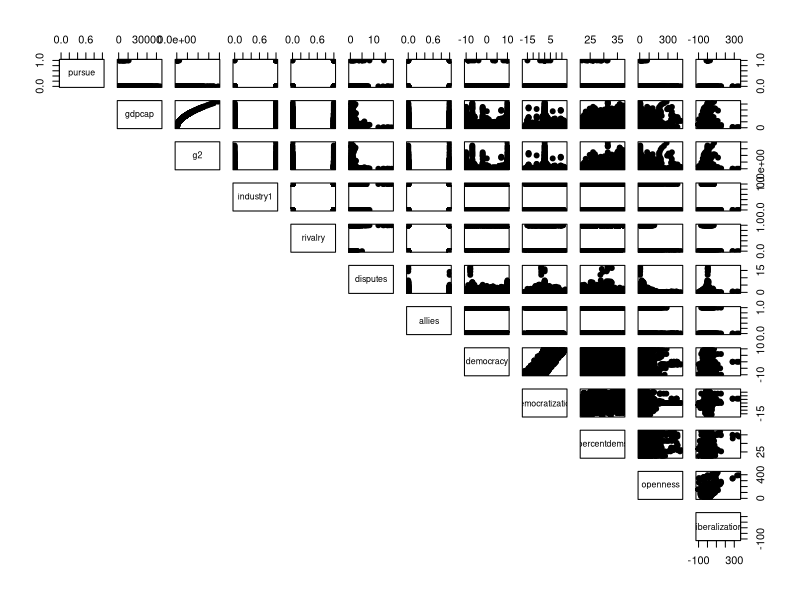

Reproduce this figure in R. (Note: this script raises an error after producing the figure.)
####################
# PSC 8185: ML4SS
# Session 5: Variable Selection
# February 14, 2022
# Author: Iris Malone
####################
rm(list=ls(all=TRUE))
singhway = read.csv("singhway.csv")

head(singhway)

#Outcome Variables for NW Program:

#Did state explore NW acquisition?
table(singhway$explore)

#Did state start to pursue NW acquisition?
table(singhway$pursue)

#Did state acquire NW?
table(singhway$acquire)

#so rare. much imbalance.

# Key IVs
head(singhway)
dim(singhway)
require(dplyr)
#select just relevant columns
singhway = select(singhway, c(7, 9:19))

#not going to deal with missing data for now - would have to probably impute
singhway = na.omit(singhway)

dim(singhway)
#10 IVs for 10-25 outcomes. lots of potential for overfitting
require(car)
round(cor(singhway, use="complete.obs"),3)

#can also look at pairwise correlations although this takes a second to load
pairs(singhway, pch = 19, lower.panel = NULL)

#### BASE MODEL (TABLE 2/4)
# Technological determinants: gdp/cap, gdp/cap^2, and industrial capacity index
# External determinants: rivalry, dispute involvement, number 
# Internal determinants: democracy, democratization, dem neighborhood, econ openness, liberalization

#to motivate var selection, let's start off by looking at initial model
m = glm(pursue ~ gdpcap + g2 + industry1 + rivalry + disputes + 
          allies + democracy + democratization + percentdems + 
          openness + liberalization, data=singhway, family="binomial" )
summary(m)

#base results imply GDP/cap, industrial capacity, rivalry, disputes, 
#allies, percent dems, and econ openness affect pursuit 
#(essentially everything BUT democracy, democratization, and econ liberalization)


############
#Motivation: We may want to know whether these results generalize? 
############

# Partition Data into Training and Test Set

## set the seed to make your partition reproducible
set.seed(0214)
smp_size = floor(0.75* nrow(singhway))
train_ind = sample(seq_len(nrow(singhway)), size = smp_size)

train = singhway[train_ind, ]
test = singhway[-train_ind, ]

#Let's get predictive/baseline model performance estimates

#correct for class imbalance
require(ROSE)
train.over = ovun.sample(pursue ~ gdpcap + g2 + industry1 + rivalry + disputes + 
                           allies + democracy + democratization + percentdems + 
                           openness + liberalization,
                         data=train, method = "over", seed = 214)$data
#estimate model
base.model = glm(pursue ~ gdpcap + g2 + industry1 + rivalry + disputes + 
                  allies + democracy + democratization + percentdems + 
                  openness + liberalization, data=train.over, family="binomial")
summary(base.model)

#get predictions
require(caret)
singhwaypred = predict(base.model, type="response", newdata=test)
hist(singhwaypred) 
#estimate performance
base.test.mse = mean((test$pursue - singhwaypred)^2 )
base.test.mse 
base.binarypred = ifelse(singhwaypred > 0.5, 1, 0)
base_cm = confusionMatrix(as.factor(base.binarypred), as.factor(test$pursue),  positive="1")
base_cm
#sensitivity (tp rate) = 0.8
#specificity (tn rate) = 0.86

##################
## WHEN YOU HAVE CLASS IMBALANCE...
##################
# Best to do feature selection before correcting for class imbalance
# If you try to correct, then you'll have info leak 
#(samples will be correlated) which will 
# artificially boost relative importance of indicators in sample

#############################
## BEST SUBSET SELECTION
#############################
library(leaps)

subset_full = regsubsets(pursue ~ gdpcap + g2 + industry1 + rivalry + disputes + allies + 
                           democracy + democratization + percentdems + openness + liberalization, 
                         data = train, 
                         nbest=1, #minimum number of variables in each model
                         nvmax = 11) #nvmax to allow all variables in subset

#the summary tells us which variables are included in which model
#model 1 - dispute only
#model 2 - industry + dispute
#model 11 - all predictors
summary(subset_full)

full_summary = summary(subset_full)

#see parameters we can pull up to compare fits
names(full_summary)
#which tells us what variables go into each model
#we can look at a range of assessment metrics: rsq, rss, adjr2, cp (aic), and bic

## Look at Cp (AIC)
## optimal model will have min AIC/Cp
## As we are looking for the Min, we can use the which.min function and color it red.
plot(full_summary$cp, xlab = "Number of Variables", ylab = "Cp")
points(which.min(full_summary$cp), full_summary$cp[which.min(full_summary$cp)], 
       pch = 20, col = "red")

#results suggest best model has 2 (!) variables 

#can plot and see which variables are in each subset model
# Areas that are colored black indicate the variable is present in the model 
# at the corresponding Cp level, 
# while white areas communicate an absence of the variable.
plot(subset_full, scale = "Cp")

# results show that smallest Cp only has industry1 and disputes

#pull up best model coef(model name, whichmin(full_summary$cp))
#these are regression estimates
coef(subset_full, 2)

#we can double-check that the model just estimates ols regressions
m= lm(pursue ~ industry1 + disputes,  data = train)
summary(m)

#can also look at alternative model types
plot(full_summary$adjr2, xlab = "Number of Variables", ylab = "adjr2")
which.max(full_summary$adjr2) #this suggests model 5 is best

plot(full_summary$bic, xlab = "Number of Variables", ylab = "bic")
which.min(full_summary$bic) #finds model 1  is best


#################
## MODEL ASSESS
################

#correct for class imbalance
train.over = ovun.sample(pursue ~ industry1 + disputes,
                         data=train, method = "over", seed = 0214)$data
#estimate model
bss.model = glm(pursue ~ industry1 + disputes, data=train.over, family="binomial")
summary(bss.model)

#get predictions
singhwaypred = predict(bss.model, type="response", newdata=test)

#estimate performance
bss.test.mse = mean((test$pursue - singhwaypred)^2 )
bss.test.mse 
bss.binarypred = ifelse(singhwaypred > 0.5, 1, 0)
bss_cm = confusionMatrix(as.factor(bss.binarypred), as.factor(test$pursue),  positive="1")
bss_cm
#sensitivity (TP) rates are better using much simpler model!

#slight difference in test MSE
base.test.mse
bss.test.mse

base_cm$byClass['Sensitivity']
bss_cm$byClass['Sensitivity']

base_cm$byClass['Specificity']
bss_cm$byClass['Specificity']


#############################
## FORWARD SELECTION
#############################

#try iterative forward selection
forward_step = regsubsets(pursue ~ gdpcap + g2 + industry1 + rivalry + disputes + allies + 
                            democracy + democratization + percentdems + openness + liberalization, 
                          data = train, 
                          nbest=1,
                          nvmax = 11, 
                          method="forward") #specify forward selection
summary(forward_step)
forward_summary = summary(forward_step)

#use AIC to identify best model
plot(forward_summary$cp, xlab = "Number of Variables", ylab = "Cp")
points(which.min(forward_summary$cp), forward_summary$cp[which.min(forward_summary$cp)], 
       pch = 20, col = "red")

#note same conclusion 
plot(forward_step, scale = "Cp")

#We can also start to get fancier 
#and use cross-validation techniques to make sure we pick optimal model


#Choosing among models using validation set
val.errors = rep(NA, 11)
testpursue = test$pursue
test = model.matrix(pursue ~ gdpcap + g2 + industry1 + rivalry + disputes + allies + 
                      democracy + democratization + percentdems + openness + liberalization, 
                    data=train)

for (i in 1:11) { #length ivars 
  
  coefi = coef(forward_step, id = i) #for each model i
  pred = test[, names(coefi)] %*% coefi #make predictions on test set
  val.errors[i] = mean((testpursue - pred)^2) #estimate test error
}

#this suggests validation error can actually increase as the model gets bigger
plot(sqrt(val.errors), ylab = "Root MSE", pch = 19, type = "b")
legend("bottomright", legend = c("Validation"), col = c("black"), 
       pch = 19)

#create predict function to automate
predict.regsubsets = function(object,newdata,id,...){
  form = as.formula(object$call[[2]])
  mat = model.matrix(form,newdata)
  coefi = coef(object,id=id)
  xvars = names(coefi)
  mat[,xvars]%*%coefi
}

#Choosing Among Models Using Cross-Validation


set.seed(0214)
#number of folds
k = 10
folds = sample(rep(1:k, length = nrow(train)), replace=T)
folds

cv.errors = matrix(NA, k, 11)

for (j in 1:k) { #number of cv folds
  
  #estimate training model on imbalanced data
  best.fit = regsubsets(pursue ~ gdpcap + g2 + industry1 + rivalry + disputes + allies + 
                          democracy + democratization + percentdems + openness + liberalization,
                        data = train[folds != j, ], nvmax = 11, 
                        method = "forward")
  
  #identify best features
  best_summary = summary(best.fit)
  print(which.min(best_summary$cp))
  
  #apply 10-fold cv to best fit model
  for (i in 1:11) { #number of potential predictors in model
    pred = predict.regsubsets(best.fit, train[folds == j, ], id = i)
    cv.errors[j, i] = mean((train$pursue[folds == j] - pred)^2)
  }
}

head(cv.errors) #matrix of CV errors for different folds/j-variable

#apply function to average over columns of matrix to obtain vector 
#showing us cv error for j-variable model
rmse.cv = sqrt(apply(cv.errors, 2, mean))
rmse.cv

#10-fold cv finds 2-variable model best
plot(rmse.cv, col = "blue", pch = 19, type = "b")
legend("bottomright", legend = c("10-Fold CV MSE"), col = c("blue"), 
       pch = 19)

which.min(rmse.cv) #best optimal model is 2

coef(best.fit, 2)


#############################
## BACKWARD SELECTION
#############################
backward_step = regsubsets(pursue ~ gdpcap + g2 + industry1 + rivalry + disputes + allies + 
                             democracy + democratization + percentdems + openness + liberalization, 
                           data = train, 
                           nbest=1,
                           nvmax = 11, 
                           method="backward") #specify forward selection
summary(backward_step)

backward_summary = summary(backward_step)

plot(backward_summary$cp, xlab = "Number of Variables", ylab = "Cp")
points(which.min(backward_summary$cp), backward_summary$cp[which.min(backward_summary$cp)], 
       pch = 20, col = "red")

#this model reaches same conclusion
plot(backward_step, scale = "Cp")

#create predict function to automate
predict.regsubsets = function(object,newdata,id,...){
  form = as.formula(object$call[[2]])
  mat = model.matrix(form,newdata)
  coefi = coef(object,id=id)
  xvars = names(coefi)
  mat[,xvars]%*%coefi
}
#Choosing Among Models Using Cross-Validation
set.seed(0214)
k = 10
folds = sample(rep(1:k, length = nrow(train)), replace=T)
folds

cv.errors = matrix(NA, k, 11)

for (j in 1:k) {
  best.fit = regsubsets(pursue ~ gdpcap + g2 + industry1 + rivalry + disputes + allies + 
                          democracy + democratization + percentdems + openness + liberalization,
                        data = train[folds != j,], nvmax = 11, 
                        method = "backward")
  for (i in 1:11) {
    pred = predict.regsubsets(best.fit, train[folds == j, ], id = i)
    cv.errors[j, i] = mean((train$pursue[folds == j] - pred)^2)
  }
}

head(cv.errors) #matrix of CV errors for different folds/j-variable

#apply function to average over columns of matrix to obtain vector 
#showing us cv error for j-variable model
rmse.cv = sqrt(apply(cv.errors, 2, mean))

#10-fold cv finds 1-variable model best
plot(rmse.cv, col = "blue", pch = 19, type = "b")
which.min(rmse.cv)
legend("bottomright", legend = c("10-Fold CV MSE"), col = c("blue"), 
       pch = 19)

#pull up optimal model
coef(backward_step, 1)

###################
#from here - you would:
#correct class imbalance and set-up 10-fold cv
#re-run on specified model
#estimate test MSE

#to do, first create a control function for training
#to do, first set our cross-validation seeds for reproducibility
set.seed(1234)
#k is the number of folds for cv, e.g. k=10 for 10-fold cv
#repeated cv is n_resampling (method="repeatedcv")
#length = (k-folds*nresampling) + 1
cvseeds = vector(mode = "list", length = 11) #length 11 because it is k+1
for(i in 1:11) cvseeds[[i]] <- sample.int(1000, 51) #number of tuning parameter combinations

## For the last model:
cvseeds[[11]] <- sample.int(1000, 1) 
#https://stackoverflow.com/questions/32099991/seed-object-for-reproducible-results-in-parallel-operation-in-caret

require(caret)
ctrl = trainControl(method = "cv",
                    number = 10,
                    summaryFunction = twoClassSummary,
                    classProbs = TRUE, 
                    allowParallel=T, seeds=cvseeds)

train = singhway[train_ind, ]

test = singhway[-train_ind, ]

set.seed(1234)
#have to rename levels
train$pursue = as.factor(train$pursue)
test$pursue = as.factor(test$pursue)
levels(train$pursue) = c("none", "pursue")
levels(test$pursue) = c("none", "pursue")

set.seed(1234)

train_control = trainControl(method="cv", #method
                             number=10, #number of folds
                             savePredictions=T, 
                             classProbs=T,                 # should class probabilities be returned
                             summaryFunction=twoClassSummary,
                             sampling="down", seeds=cvseeds)
model = train(pursue ~ industry1 + disputes, data = train, 
              method = "glm", 
              family="binomial", 
              trControl=train_control)
names(model)
table(model$pred[,1], model$pred[,2])
simplepred = predict(model, type="prob", newdata=test) #produces raw prob simplepred[,2] 
head(simplepred)
head(simplepred[,2]) 

simplepred = predict(model, type="raw", newdata=test) #automatically classifies based on simplepred[,2] 
head(simplepred)
simple_cm = confusionMatrix(as.factor(simplepred), as.factor(test$pursue),  positive="pursue")

#confusionMatrix(model$pred[,1], model$pred[,2], mode="prec_recall", positive="pursue")

base_cm$byClass

simple_cm$byClass #simpler model has better TP/Recall than full model

####################
## SUMMARY
####################
#Methods generally find 2 variables optimal (industry and disputes)

#overturns a lot of Singh and Way



#############################
## RIDGE REGRESSION
#############################
#major drawback is that glmnet cannot handle NAs

library(glmnet)
?glmnet

#imbalanced data
#note - like KNN, we create a matrix of ONLY explanatory variables
set.seed(1234)
x = model.matrix(pursue ~ gdpcap + g2 + industry1 + rivalry + disputes + 
                   allies + democracy + democratization + percentdems + 
                   openness + liberalization-1, data = train) 

y = as.numeric(train$pursue)

#Alpha (shrinkage penalty = 0)
#recall if shrinkage penalty high, should return OLS

#when alpha = 0 we get coefs of
ridge_model = glmnet(x, y, alpha = 0)

#this shows that as lambda gets larger, the coef for each variable shrinks to zero
plot(ridge_model, xvar = "lambda", label = TRUE)

#identify optimal lambda
#note: if you have collinear variables, you always have to identify lambda first. 
#caret doesn't really adjust for this well so you are better off manually input

#Penalty type (alpha=0 is ridge)
cv.lambda = cv.glmnet(x=x, y=y, 
                      alpha = 0,
                      lambda=exp(seq(-5,8,.1)))  #don't need to specify the lambda range
#but you can do it anyways

plot(cv.lambda)                                 #MSE for several lambdas


#now get the coefs with 
#the lambda found above
lmin =cv.lambda$lambda.min

lmin #optimal lambda is 0.03
ridge.model = glmnet(x=x, y=y,
                     alpha = 0, 
                     lambda = lmin)

ridge.model$beta


# Using caret to perform ridge and CV
require(caret)
set.seed(1234)
#k is the number of folds for cv, e.g. k=10 for 10-fold cv
#repeated cv is n_resampling (method="repeatedcv")
#length = (k-folds*nresampling) + 1
cvseeds = vector(mode = "list", length = 11) #length 11 because it is k+1
for(i in 1:11) cvseeds[[i]] <- sample.int(1000, 51) #number of tuning parameter combinations

## For the last model:
cvseeds[[11]] <- sample.int(1000, 1) 
#https://stackoverflow.com/questions/32099991/seed-object-for-reproducible-results-in-parallel-operation-in-caret

train_control = trainControl(method="cv", #method
                             number=10, #number of folds
                             savePredictions=T, 
                             classProbs=T,                 # should class probabilities be returned
                             summaryFunction=twoClassSummary,  # results summary function
                             sampling="up", seeds=cvseeds) #correct for class imbalance

trainX = model.matrix(pursue ~ gdpcap + g2 + industry1 + rivalry + disputes + 
                        allies + democracy + democratization + percentdems + 
                        openness + liberalization-1, data = train) 

#need to transform since it's a binary variable
trainY  = as.factor(train$pursue)
levels(trainY) = c("nopursue", "pursue")

#use alpha = 0 to get ridge
set.seed(0214)
test_class_cv_model = train(trainX, trainY, 
                            method = "glmnet", #to specify lasso or ridge
                            family="binomial",
                            metric="ROC",
                            trControl = train_control, 
                            #new paramater is tune grid which is same number of values
                            tuneGrid = expand.grid(alpha = 0,
                                                   lambda = seq(0.001,0.1,by = 0.001)))

test_class_cv_model 


# Print maximum ROC statistic
max((test_class_cv_model$results)$ROC)

plot(test_class_cv_model)


# best lambda parameter is 0.1 (probably due to corrections)
test_class_cv_model$bestTune

# best coefficients for optimal model
coef(test_class_cv_model$finalModel, test_class_cv_model$bestTune$lambda)
#more readable
round(coef(test_class_cv_model$finalModel, test_class_cv_model$bestTune$lambda), 2)
#############################
## LASSO REGRESSION
#############################

#identify optimal lambda

#example:

# Specify a range for Lambda
lambdas = 10^seq(3, -2, by = -.1)

# LASSO regression involves tuning a hyperparameter lambda, and it runs the model many times for different values of lambda
fit = glmnet(x, as.numeric(y), alpha = 1, lambda = lambdas) # alpha=1 in lasso

# cv.glmnet() uses cross-validation to work out 
cv_fit = cv.glmnet(x, as.numeric(y), alpha = 1, lambda = lambdas)
plot(cv_fit) # lowest point in the curve indicates the optimal lambda
lmin= cv_fit$lambda.min
lmin # log value of lambda that best minimised the error


# Using caret to perform CV
require(caret)
set.seed(1234)
#k is the number of folds for cv, e.g. k=10 for 10-fold cv
#repeated cv is n_resampling (method="repeatedcv")
#length = (k-folds*nresampling) + 1
cvseeds = vector(mode = "list", length = 11) #length 11 because it is k+1
for(i in 1:11) cvseeds[[i]] <- sample.int(1000, 51) #number of tuning parameter combinations

## For the last model:
cvseeds[[11]] <- sample.int(1000, 1) 
#https://stackoverflow.com/questions/32099991/seed-object-for-reproducible-results-in-parallel-operation-in-caret

train_control = trainControl(method="cv", #method
                             number=10, #number of folds
                             savePredictions=T, 
                             classProbs=T,                 # should class probabilities be returned
                             summaryFunction=twoClassSummary,  # results summary function
                             sampling="up", seeds=cvseeds)

trainX = model.matrix(pursue ~ gdpcap + g2 + industry1 + rivalry + disputes + 
                        allies + democracy + democratization + percentdems + 
                        openness + liberalization-1, data = train) 

trainY  = as.factor(train$pursue)
levels(trainY) = c("nopursue", "pursue")

set.seed(1234)
test_class_cv_model = train(trainX, trainY, method = "glmnet",
                            family="binomial",metric="ROC",
                            trControl = train_control, 
                            tuneGrid = expand.grid(alpha = 1,
                                                   lambda = lmin))

test_class_cv_model 

# best parameter
test_class_cv_model$bestTune

# best coefficient
coef(test_class_cv_model$finalModel, test_class_cv_model$bestTune$lambda)
#note lasso rejects all variables (Strict lambda)

### can look at wider range of values by varying alpha and lambda
set.seed(0214)
test_class_cv_model = train(trainX, trainY, method = "glmnet",
                            family="binomial",metric="ROC",
                            trControl = train_control, 
                            #new paramater is tune grid which is same number of values
                            tuneGrid = expand.grid(alpha = 0:1,
                                                   lambda = seq(0.001,0.1,by = 0.001)))

test_class_cv_model 

#optimal
test_class_cv_model$bestTune$alpha #picks lasso
test_class_cv_model$bestTune$lambda

# Print maximum ROC statistic
max((test_class_cv_model$results)$ROC)

#plot lambda vs ROC
#compare different alpha (essentially ridge (0) vs lasso (1)) and see how model performance varies
#see that lasso tends to do well as lambda increases 
#(should intuitively makes sense because lasso only shrinks some, not all variables)
plot(test_class_cv_model)

#look at optimal model
#most important variables are industry, rivalry, dispute, and precentdems
coef(test_class_cv_model$finalModel, test_class_cv_model$bestTune$lambda)
round(coef(test_class_cv_model$finalModel, test_class_cv_model$bestTune$lambda), 2)

#note: if you have missing data, can do knn impute using caret (http://rstudio-pubs-static.s3.amazonaws.com/251240_12a8ecea8e144fada41120ddcf52b116.html#glmnet-with-custom-traincontrol-and-custom-tuning-grid)

#############################
## PRINCIPAL COMPONENT REGRESSION
#############################
library(pls)

train = singhway[train_ind, ]
test = singhway[-train_ind, ]

set.seed(0214)
pcr.fit = pcr(pursue ~ gdpcap + g2 + industry1 + rivalry + disputes + 
                allies + democracy + democratization + percentdems + 
                openness + liberalization, data = train, 
              scale=TRUE, #scale data (standardize each predictor so scale doesn't affect)
              validation="CV") #this leads to 10-fold cv

#cv score is provided for each component

#pcr reports RMSE so to get usual MSE have to square it
summary(pcr.fit)
#looking at results we see that just 4% of variation in Y explained by 9 comps (imbalance)

#identify simplest model
pcr.MSEP = MSEP(pcr.fit)


#find lowest component
paste( "Minimum MSE of ",  
       pcr.MSEP$val[1,1, ][ which.min(pcr.MSEP$val[1,1, ] )], 
       " was produced with ", 
       sub(" comps","", names(which.min(pcr.MSEP$val[1,1, ] ))), 
       " components")

#see that the smallest validation error occurs when M = 9
#if M=11 then this would be full least squares and no dimensionality reduction

#plot cv scores

validationplot(pcr.fit, val.type="MSEP")

#can see what the scores of each principal component are
coefplot(pcr.fit) #note: unconventoinal way to present coefs; recommend sjPlot 

x = model.matrix(pursue ~ gdpcap + g2 + industry1 + rivalry + disputes + 
                   allies + democracy + democratization + percentdems + 
                   openness + liberalization-1, data = test) 

#see how well optimal M=8 does on performance
pcr.pred = predict(pcr.fit, x, ncomp=8)
mean((test$pursue -pcr.pred)^2)

#note the final model is more difficult to interpret because 
#it does not perform any kind of variable selection



#############################
## PARTIAL LEAST SQUARES REGRESSION
#############################

set.seed(0214)
pls.fit = plsr(pursue ~ gdpcap + g2 + industry1 + rivalry + disputes + 
                 allies + democracy + democratization + percentdems + 
                 openness + liberalization, data = train, 
               scale=TRUE,
               validation="CV")

summary(pls.fit)
validationplot(pls.fit, val.type="MSEP")
plot(pls.MSEP$val)
pls.MSEP = MSEP(pls.fit)

#find lowest component
paste( "Minimum MSE of ",  
       pls.MSEP$val[1,1, ][ which.min(pls.MSEP$val[1,1, ] )], 
       " was produced with ", 
       sub(" comps","", names(which.min(pls.MSEP$val[1,1, ] ))), 
       " components")
#lowest cross-validation error now occurs must earlier (m=4)

#looking at results we see that 61% of variation in data explained by 4 comps
pls.pred = predict(pls.fit, x, ncomp=5)
mean((test$pursue-pls.pred)^2)

pls.mse = mean((test$pursue -pls.pred)^2)
pcr.mse = mean((test$pursue -pcr.pred)^2)
pls.mse
pcr.mse
#get nearly identical results to pcr 
